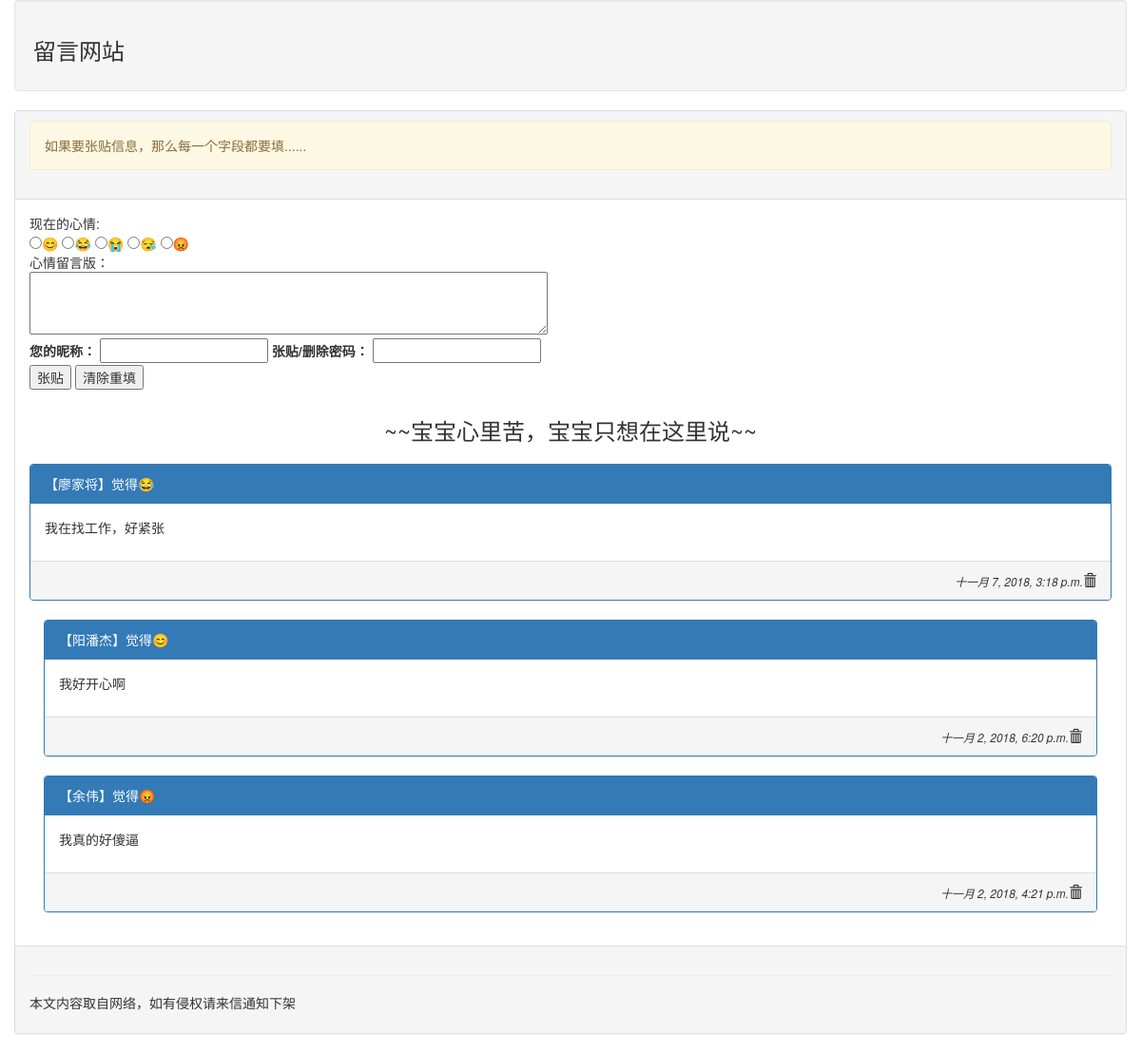
The page / on the database its author committed.
### mainsite/models.py (models this page shows, shortened)
class Mood(models.Model):
    status = models.CharField(max_length=10,null=False)
    def __str__(self):
        return self.status

class Post(models.Model):
    mood = models.ForeignKey('Mood',on_delete=models.CASCADE)
    nickname = models.CharField(max_length=10,default='不愿透露身份的人')  #发帖者的昵称
    message = models.TextField(null=False)  #留言内容
    del_pass = models.CharField(max_length=10)  #记录可以删除此篇信息的密码
    pub_time = models.DateTimeField(auto_now=True)  #自动填入的修改时间
    enabled = models.BooleanField(default=False)     #决定是否要把信息显示在网页上

### mainsite/views.py (the view, shortened to what this page needs)
# urls.py: url(r'^$',index,name="index"),
def index(request,pid=None,del_pass=None):
    template = get_template('index.html')
    posts = Post.objects.filter(enabled=True).order_by('-pub_time')[:30]#filter过滤初enabled字段是True的数据项
    moods = Mood.objects.all()
    try:
        user_id = request.GET['user_id']
        user_pass = request.GET['user_pass']
        user_post = request.GET['user_post']
        user_mood = request.GET['mood']
    except:
        user_id = None
        message = '如果要张贴信息，那么每一个字段都要填......'
    html =template.render(locals())
    return HttpResponse(html)

### templates/index.html (shortened to what this page needs)
{% extends 'base.html' %}
{% block headmessage %}
    {% if message %}
        <div class="alert alert-warning">{{ message }}</div>
    {% endif %}
{% endblock %}
{% block content %}
<form name="my form" action="/" method="GET">{% csrf_token %}
    现在的心情:<br/>
    {% for m in moods %}
    <input type="radio" name="mood" value="{{ m.status }}">{{ m.status }}
    {% endfor %}
    <br/>
    心情留言版：<br/>
    <textarea name="user_post" rows=3 cols=70></textarea><br/>
    <label for="user_id" >您的昵称：</label>
    <input id="user_id" type="text" name="user_id">
    <label for="user_pass">张贴/删除密码：</label>
    <input id="user_pass" type="password" name="user_pass"><br/>
    <input type="submit" value="张贴">
    <input type="reset" value="清除重填">
</form>
<div class="row">
    <div class="col-md-12">
        <div class="panel-heading" align="center">
            <h3>~~宝宝心里苦，宝宝只想在这里说~~</h3>
        </div>
    </div>
</div>
{% for p in posts %}
    {% cycle "<div class='row'> <div class='col-md-12'>" "<div class='col-md-12'>" "<div class='col-md-12'>" %}
        <div class="panel panel-primary">
            <div class="panel-heading">【{{ p.nickname }}】觉得{{ p.mood }}</div>
            <div class="panel-body">{{ p.message | linebreaks }}</div>
            <div class="panel-footer" align="right"><i><small>{{ p.pub_time }}</small></i><span class="glyphicon glyphicon-trash" onclick="go_delete({{ p.id }})"></span></div>
        </div>
    {% cycle "</div></div>" "</div>" "</div>" %}
{% endfor %}
{% endblock %}

### templates/base.html (shortened to what this page needs)
<!DOCTYPE html>
<html lang="en">
<head>
    <link rel="stylesheet" href="https://cdn.staticfile.org/twitter-bootstrap/3.3.7/css/bootstrap.min.css">
</head>
<body>
<div class="container-fluid">
     {% include 'header.html' %}
    <div class="row">
        <div class="col-sm-12 col-md-12">
            <div class="panel panel-default">
                <div class="panel-heading">
                    {% block headmessage %} {% endblock %}
                </div>
                <div class="panel-body">
                    {% block content %} {% endblock %}
                </div>
                <div class="panel-footer">
                    {% include 'footer.html' %}
                </div>
            </div>
        </div>
    </div>
</div>
</body>
</html>

### templates/header.html
{% load staticfiles %}
<div class="well">
    <h3>留言网站</h3>
</div>

### templates/footer.html
{% block footer %}
<hr>
    {% if now %}
    <p style="font-family:微软雅黑;">现在时刻:{{now}}</p>
    {% else %}
    <p style="font-family:微软雅黑;">本文内容取自网络，如有侵权请来信通知下架</p>
    {% endif %}
{% endblock %}

### rows shown on the page
Mood: status "😊"
Mood: status "😂"
Mood: status "😭"
Mood: status "😪"
Mood: status "😡"
Post: nickname "廖家将", mood "😂", message "我在找工作，好紧张", pub_time "十一月 7, 2018, 3:18 p.m."
Post: nickname "阳潘杰", mood "😊", message "我好开心啊", pub_time "十一月 2, 2018, 6:20 p.m."
Post: nickname "余伟", mood "😡", message "我真的好傻逼", pub_time "十一月 2, 2018, 4:21 p.m."

### other values the page prints
{{ message }} "如果要张贴信息，那么每一个字段都要填......"
